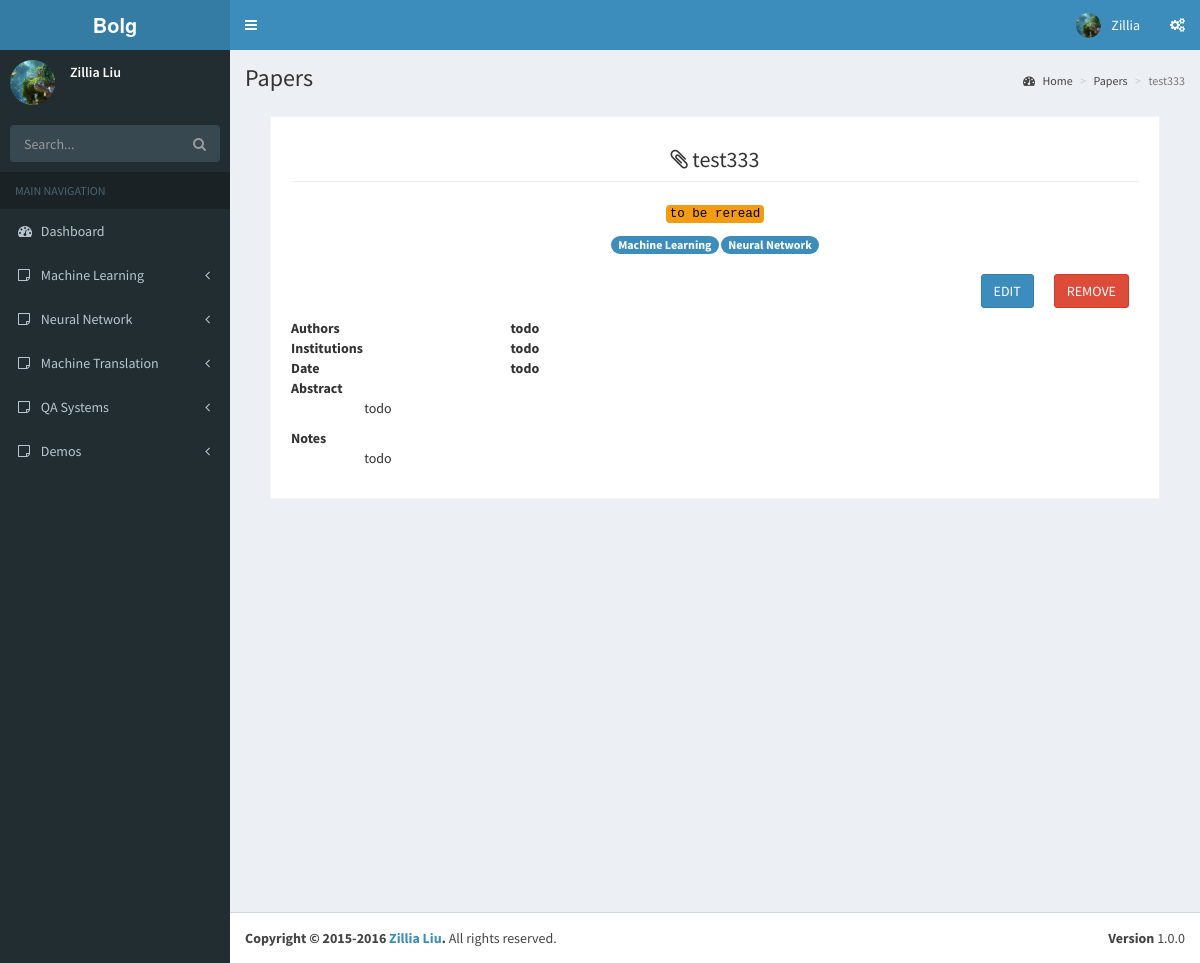
The app's page /paper_detail/22 with its own data.
### backend/models.py (models this page shows)
class MySideBar(models.Model):
    id = models.AutoField(primary_key=True)
    entry_name = models.CharField(max_length=200)

class MyPapers(models.Model):
    id = models.AutoField(primary_key=True)
    time = models.CharField(max_length=100, default="0000-00-00")
    name = models.CharField(max_length=500)
    authors = models.CharField(max_length=200)
    institutions = models.CharField(max_length=200)
    abstract = models.TextField()
    notes = models.TextField()
    state = models.IntegerField(default=2)          # 0 already known; 1 to be reread; 2 to be implemented
    tag = models.TextField(default=None, null=True)

### front_web/views.py (the view)
# urls.py: url(r'^paper_detail/(.+)$', views.paper_detail, name=''),
def paper_detail(request, paper_id):
    context = load_context()
    paper_object = MyPapers.objects.filter(id=int(paper_id))[0]
    paper_info = [paper_object.id, paper_object.name, paper_object.time, json.loads(paper_object.tag),
                  paper_object.authors, paper_object.institutions, paper_object.abstract, paper_object.notes]
    if paper_object.state == 0:
        color = "#3c8dbc"
        state_label = "already known"
    elif paper_object.state == 1:
        color = "#f39c12"
        state_label = "to be reread"
    else:
        color = "#f56954"
        state_label = "to be implemented"
    paper_info.insert(3, color)
    paper_info.insert(4, state_label)
    context['paper_info'] = paper_info
    return render(request, 'paper_detail.html', context)

### front_web/templatetags/djangomarkdown.py (called while the page is built)
@register.filter(is_safe=True)  #注册template filter
@stringfilter  #希望字符串作为参数
def djangomarkdown(value):
    return mark_safe(markdown.markdown(value,
            extensions = ['markdown.extensions.fenced_code', 'markdown.extensions.codehilite'],
                                           safe_mode=True,
                                           enable_attributes=False))

### front_web/views.py (called while the page is built)
def load_context():
    context = {}
    sidebar = [x.entry_name for x in MySideBar.objects.all()]
    context['sidebar'] = sidebar
    return context

### front_web/template/paper_detail.html (shortened to what this page needs)
{% extends "base.html" %}
{% load djangomarkdown %}
{% block sidebar_menu %}
    {% for bar in sidebar %}
        <li class="treeview">
            <a href="#">
                <i class="fa fa-sticky-note-o"></i> <span>{{ bar }}</span>
                <span class="pull-right-container">
                    <i class="fa fa-angle-left pull-right"></i>
                </span>
            </a>
        </li>
    {% endfor %}
{% endblock %}
{% block page_location %}Papers{% endblock %}
{% block page_location_list %}
    <li><a href="/zillia"><i class="fa fa-dashboard"></i> Home</a></li>
    <li><a href="/paper_lists">Papers</a></li>
    <li class="active">{{ paper_info.1 }}</li>
{% endblock %}
{% block main_content %}
    <section class="invoice">
        <div class="row">
            <div class="col-xs-12">
                <h1 class="page-header text-center">
                    <i class="fa fa-paperclip"></i> {{ paper_info.1 }}
                </h1>
            </div>
            <div class="col-xs-12">
                <p class="text-center"><code style="background-color: {{ paper_info.3 }}; color: #000000">{{ paper_info.4 }}</code></p>
                <p class="text-center">
                    {% for tag in paper_info.5 %}
                        <span class="badge bg-light-blue">{{ tag }}</span>
                    {% endfor %}
                </p>
                <button class="btn btn-danger margin pull-right"><a onclick="remove_alert()" style="color: #FFFFFF">REMOVE</a></button>
                <button class="btn btn-primary margin pull-right"><a href="/paper_edit/{{ paper_info.0 }}" style="color: #FFFFFF">EDIT</a></button>
            </div>
        </div>
        <div class="row">
            <div class="col-sm-3 invoice-col">
                <strong>Authors</strong>
            </div>
            <div class="col-sm-9 invoice-col">
                <strong>{{ paper_info.6 }}</strong>
            </div>
            <div class="col-sm-3 invoice-col">
                <strong>Institutions</strong>
            </div>
            <div class="col-sm-9 invoice-col">
                <strong>{{ paper_info.7 }}</strong>
            </div>
            <div class="col-xs-3">
                <strong>Date</strong>
            </div>
            <div class="col-xs-9">
                <strong>{{ paper_info.2 }}</strong>
            </div>
        </div>
        <div class="row invoice-info">
            <div class="col-sm-12">
                <strong>Abstract</strong>
            </div>
            <div class="col-sm-1"></div>
            <div class="col-sm-11">
                {{ paper_info.8|djangomarkdown }}
            </div>
        </div>
        <div class="row invoice-info">
            <div class="col-sm-12">
                <strong>Notes</strong>
            </div>
            <div class="col-sm-1"></div>
            <div class="col-sm-11">
                {{ paper_info.9|djangomarkdown }}
            </div>
        </div>
    </section>
{% endblock %}

### records on screen
MySideBar: sidebar "Machine Learning", entry_name "Machine Learning"
MySideBar: sidebar "Neural Network", entry_name "Neural Network"
MySideBar: sidebar "Machine Translation"
MySideBar: sidebar "QA Systems"
MyPapers: name "test333", authors "todo", institutions "todo", time "todo", abstract "todo", notes "todo"

### other values on screen
{{ paper_info.4 }} "to be reread"
